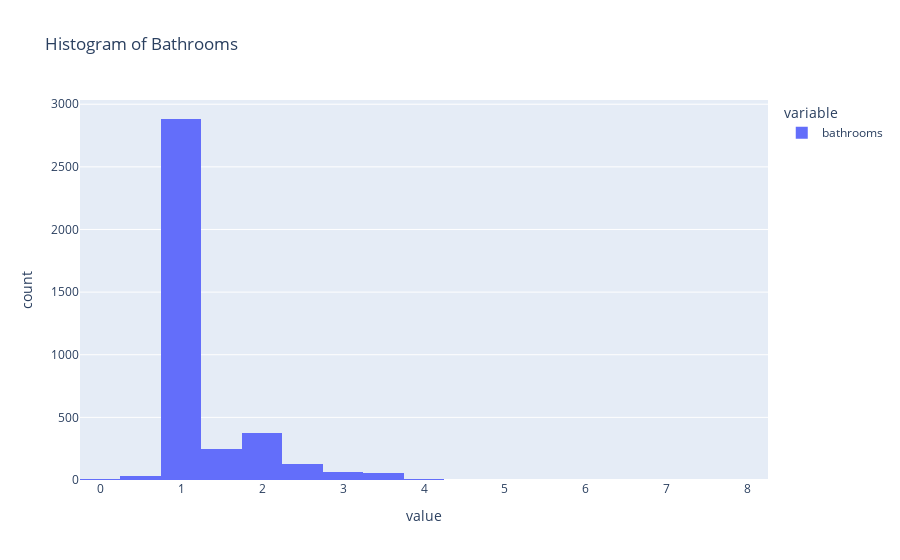

The cell this chart's notebook holds for it:
### Markdown cell above
>> It does not seem to make sense that bathrooms is cast as a float object... intuition says that bathrooms should be a categorical variable

### Code cell
bathrooms_object = listings_df['bathrooms'].astype('object')
px.histogram(bathrooms_object, 
                title="Histogram of Bathrooms")

### Figure 1 — Plotly figure (JSON) as saved in the notebook; plotly's stock layout.template omitted (floating-point values rounded to 4 significant figures; data arrays with more than 128 entries replaced by an {"elided": "..."} marker saying what was removed)
{"data": [{"alignmentgroup": "True", "bingroup": "x", "hovertemplate": "variable=bathrooms<br>value=%{x}<br>count=%{y}<extra></extra>", "legendgroup": "bathrooms", "marker": {"color": "#636efa"}, "name": "bathrooms", "offsetgroup": "bathrooms", "orientation": "v", "showlegend": true, "type": "histogram", "x": {"elided": "3818 float values"}, "xaxis": "x", "yaxis": "y"}], "layout": {"barmode": "relative", "legend": {"title": {"text": "variable"}, "tracegroupgap": 0}, "title": {"text": "Histogram of Bathrooms"}, "xaxis": {"anchor": "y", "domain": [0, 1], "title": {"text": "value"}}, "yaxis": {"anchor": "x", "domain": [0, 1], "title": {"text": "count"}}}}
